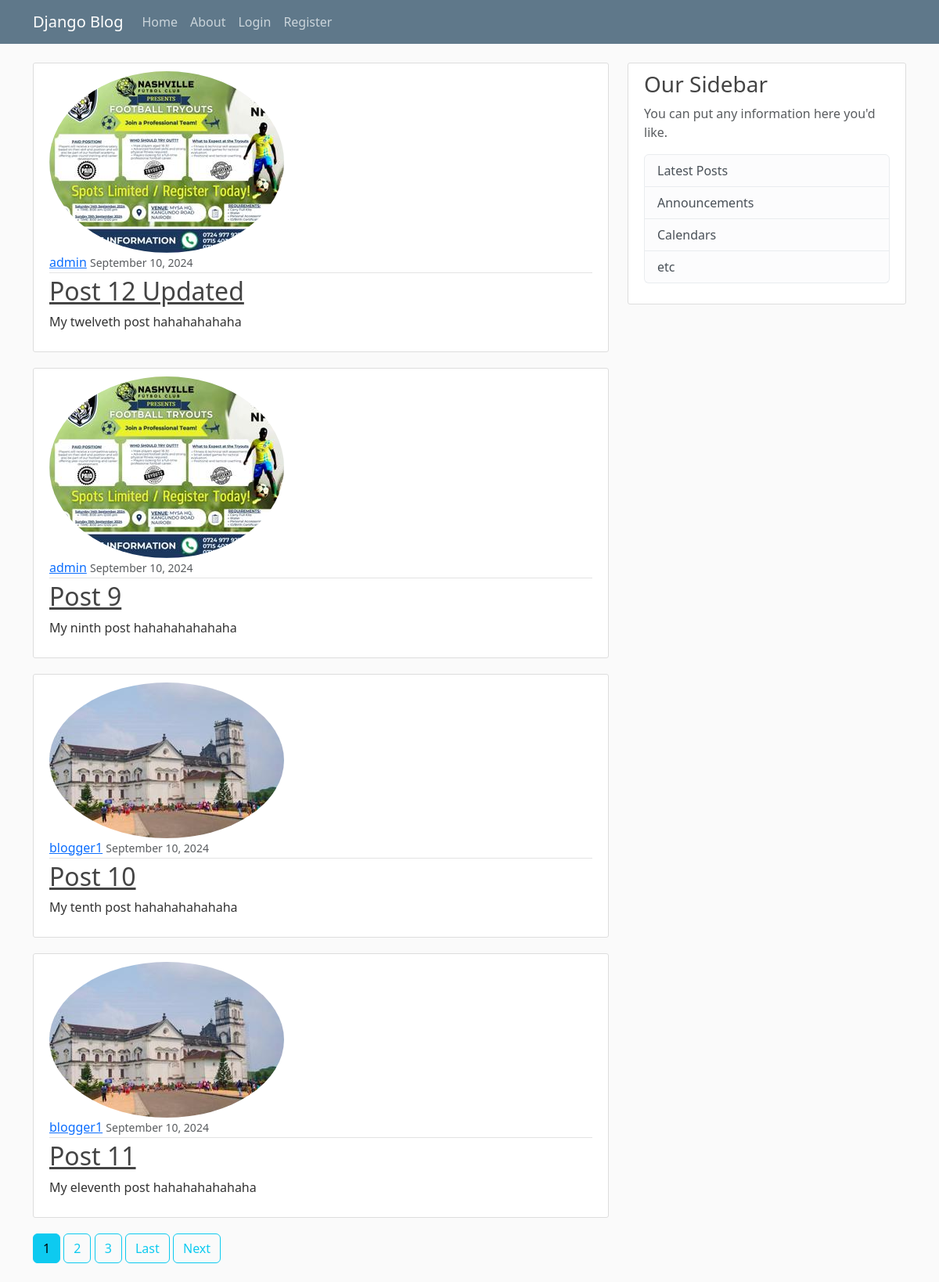
The page / on the database its author committed.
### blog/models.py (models this page shows, shortened)
class Post(models.Model):
    title = models.CharField(max_length=100)
    content = models.TextField()
    date_posted = models.DateTimeField(default=timezone.now)
    author = models.ForeignKey(User,on_delete=models.CASCADE)

### users/models.py (models this page shows, shortened)
class Profile(models.Model):
    user = models.OneToOneField(User, on_delete=models.CASCADE)
    image = models.ImageField(default='default.jpg',upload_to='profile_pics')

### blog/views.py (the view)
# urls.py: path('',PostListView.as_view(), name='blog-home'),
class PostListView(ListView):
    model = Post
    template_name = 'blog/home.html'
    context_object_name = 'posts'
    ordering = ['-date_posted']
    paginate_by = 4

### blog/templates/blog/home.html (shortened to what this page needs)
{% extends "blog/base.html" %}
{% block content %}
    {% for post in posts %}
    <article class="media content-section">
        <img class="rounded-circle article-image" src="{{post.author.profile.image.url}}" alt="">
        <div class="media-body">
          <div class="article-metadata">
            <a class="mr-2" href="{% url 'user-posts' post.author.username %}">{{ post.author }}</a>
            <small class="text-muted">{{ post.date_posted|date:"F d, Y" }}</small>
          </div>
          <h2><a class="article-title" href="{% url 'post-detail' post.id %}">{{ post.title }}</a></h2>
          <p class="article-content">{{ post.content }}</p>
        </div>
      </article>
    {% endfor %}
    {% if is_paginated %}
          {% for num in page_obj.paginator.page_range %}
          {% if page_obj.number == num %}
          <a class="btn btn-info mb-4"href="?page={{ num }}">{{ num }}</a>
          {% elif num > page_obj.number|add:'-3'%}
          <a class="btn btn-outline-info mb-4"href="?page={{ num }}">{{ num }}</a>
          {% endif %}
          {% endfor %}
          {% if page_obj.has_next %}
          <a class="btn btn-outline-info mb-4"href="?page=1">Last</a>
          <a class="btn btn-outline-info mb-4"href="?page={{ page_obj.paginator.num_pages }}">Next</a>
          {% endif %}
    {% endif%}
{% endblock content %}

### blog/templates/blog/base.html (shortened to what this page needs)
{% load static %}
<!DOCTYPE html>
<html lang="en">
<head>
    <link href="https://cdn.jsdelivr.net/npm/bootstrap@5.3.3/dist/css/bootstrap.min.css" rel="stylesheet">
    <link rel="stylesheet" href="{% static 'blog/main.css' %}">
</head>
<body>
    <header class="site-header">
        <nav class="navbar navbar-expand-md navbar-dark bg-steel fixed-top">
          <div class="container">
            <a class="navbar-brand mr-4" href="/">Django Blog</a>
            <div class="collapse navbar-collapse" id="navbarToggle">
              <div class="navbar-nav mr-auto">
                <a class="nav-item nav-link" href="{% url 'blog-home' %}">Home</a>
                <a class="nav-item nav-link" href="{% url 'blog-about' %}">About</a>
              </div>
              <div class="navbar-nav">
                {%if user.is_authenticated %}
                <a class="nav-item nav-link" href="{% url 'post-create' %}">New Post</a>
                <a class="nav-item nav-link" href="{% url 'profile' %}">Profile</a>
                <a class="nav-item nav-link" href="{% url 'logout' %}">Logout</a>
                {% else %}
                <a class="nav-item nav-link" href="{% url 'login' %}">Login</a>
                <a class="nav-item nav-link" href="{% url 'register' %}">Register</a>
                {% endif %}
              </div>
            </div>
          </div>
        </nav>
      </header>
      <main role="main" class="container">
        <div class="row">
          <div class="col-md-8">
            {% block content %}{% endblock %}
          </div>
          <div class="col-md-4">
            <div class="content-section">
              <h3>Our Sidebar</h3>
              <p class='text-muted'>You can put any information here you'd like.
                <ul class="list-group">
                  <li class="list-group-item list-group-item-light">Latest Posts</li>
                  <li class="list-group-item list-group-item-light">Announcements</li>
                  <li class="list-group-item list-group-item-light">Calendars</li>
                  <li class="list-group-item list-group-item-light">etc</li>
                </ul>
              </p>
            </div>
          </div>
        </div>
      </main>
</body>
</html>

### blog/static/blog/main.css (style rules this page uses)
body { background: #fafafa; color: #333333; margin-top: 5rem; }
h1, h2, h3, h4, h5, h6 { color: #444444; }
ul { margin: 0; }
.bg-steel { background-color: #5f788a; }
.site-header .navbar-nav .nav-link { color: #cbd5db; }
.content-section { background: #ffffff; padding: 10px 20px; border: 1px solid #dddddd; border-radius: 3px; margin-bottom: 20px; }
.article-title { color: #444444; }
.article-content { white-space: pre-line; }
.article-metadata { padding-bottom: 1px; margin-bottom: 4px; border-bottom: 1px solid #e3e3e3 }

### rows shown on the page
Post: author.profile.image (placeholder picture), author "admin", date_posted "September 10, 2024", title "Post 12 Updated", content "My twelveth post hahahahahaha"
Post: author.profile.image (placeholder picture), author "admin", date_posted "September 10, 2024", title "Post 9", content "My ninth post hahahahahahaha"
Post: author.profile.image (picture), author "blogger1", date_posted "September 10, 2024", title "Post 10", content "My tenth post hahahahahahaha"
Post: author.profile.image (picture), author "blogger1", date_posted "September 10, 2024", title "Post 11", content "My eleventh post hahahahahahaha"

### other values the page prints
{{ num }} "1"
{{ num }} "2" "3"
